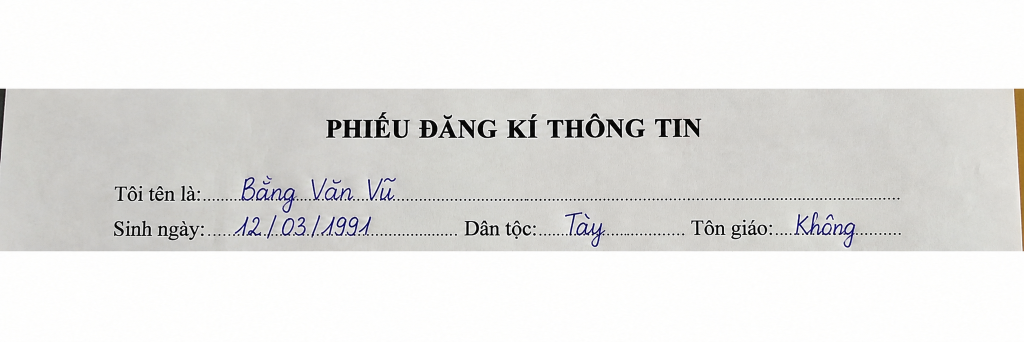
#> input picture phieudaviet1.png, 2048 x 684 px (shown at 1/2 size)
$ python ocr_vietocr.py
#> lines starting #> are read from the running program, lines starting #| are printed output that depends on the picture; after the words box and inside, x2 and y2 are one past the last pixel; in counts of white or black regions, pixels touching at a corner belong together
import json
import numpy as np
from pathlib import Path

from PIL import Image, ImageEnhance
from vietocr.tool.config import Cfg
from vietocr.tool.predictor import Predictor


BASE_DIR = Path(__file__).parent


def crop_ratio(image, roi):
    width, height = image.size
    x1, y1, x2, y2 = roi

    crop = image.crop((
        int(x1 * width),
        int(y1 * height),
        int(x2 * width),
        int(y2 * height),
    ))

    # Phóng to vì ảnh mẫu khá nhỏ
    crop = crop.resize(
        (crop.width * 3, crop.height * 3),
        Image.Resampling.LANCZOS,
    )

    crop = ImageEnhance.Contrast(crop).enhance(1.5)
    return crop


template_path = BASE_DIR / "phieu_mau.png"
filled_path = BASE_DIR / "phieudaviet1.png"

if not template_path.exists():
    raise FileNotFoundError(f"Không tìm thấy: {template_path}")

if not filled_path.exists():
    raise FileNotFoundError(f"Không tìm thấy: {filled_path}")

filled_image = Image.open(filled_path).convert("RGB")
#> filled_image is the input picture: PIL image 2048x684 RGB; mean R, G, B 229, 228.4, 226.7

# Bỏ khoảng trắng phía trên và phía dưới ảnh
gray = np.array(filled_image.convert("L"))
mask = gray < 240
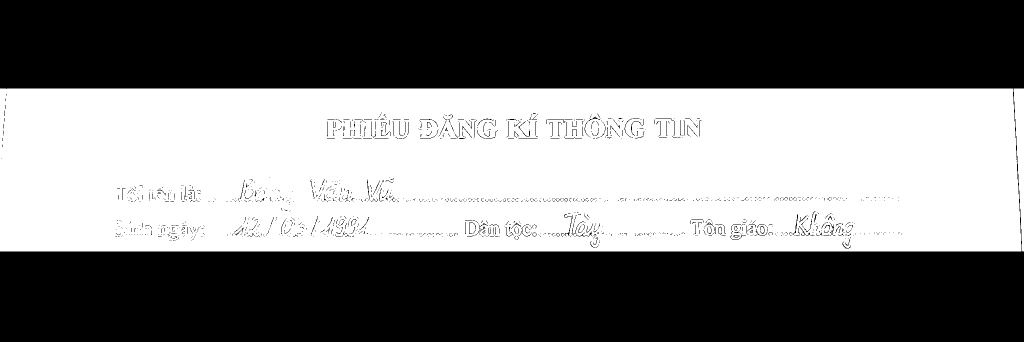
#> mask: shape (684, 2048) bool (shown at 1/2 size); 47% white; 4 white regions (2 under 20 px), largest, box (x1, y1, x2, y2) and area: (0, 177, 2043, 503) 654439, (2027, 177, 2048, 503) 3882
row_has_content = mask.any(axis=1)

ys = np.where(row_has_content)[0]
#> ys = 326 values from 177 to 502
if len(ys) > 0:
    y1 = max(int(ys[0]) - 5, 0)
#> y1 = 172
    y2 = min(int(ys[-1]) + 5, filled_image.height)
#> y2 = 507
    filled_image = filled_image.crop((0, y1, filled_image.width, y2))
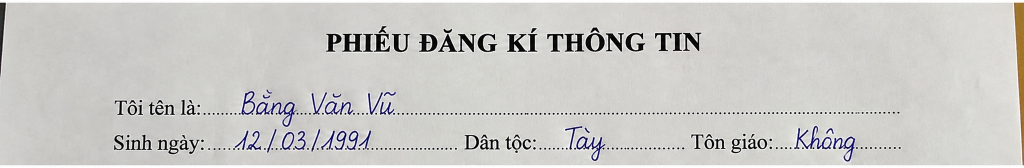
#> filled_image: PIL image 2048x335 RGB (shown at 1/2 size); mean R, G, B 203.2, 202.1, 199.1

# Tọa độ tương đối theo ảnh phiếu hiện tại.
# Nếu crop chưa đúng, chỉnh các giá trị này.
ROIS = {
    "ho_ten": (0.23, 0.45, 0.45, 0.70),
    "ngay_sinh": (0.21, 0.72, 0.38, 0.98),
    "dan_toc": (0.53, 0.72, 0.62, 0.98),
    "ton_giao": (0.78, 0.72, 0.87, 0.98),
}
from PIL import ImageDraw

debug_image = filled_image.copy()
draw = ImageDraw.Draw(debug_image)

for field, roi in ROIS.items():
    width, height = debug_image.size
    x1, y1, x2, y2 = roi

    box = (
        int(x1 * width),
        int(y1 * height),
        int(x2 * width),
        int(y2 * height),
    )

    draw.rectangle(box, outline="red", width=2)
    draw.text((box[0], box[1]), field, fill="red")

debug_image.save(BASE_DIR / "debug_rois.png")
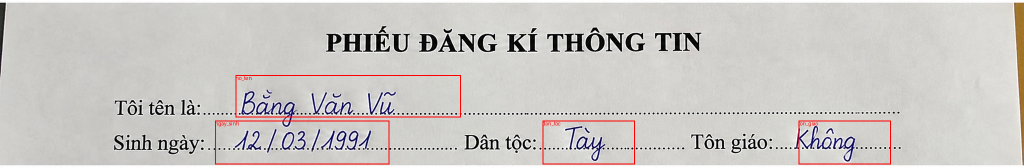
#> saved as debug_rois.png: PIL image 2048x335 RGB (shown at 1/2 size); mean R, G, B 203.6, 200.2, 197.3
print("Đang tải model VietOCR...")

#> (the run stopped early here; a loop or call above may not have finished)
